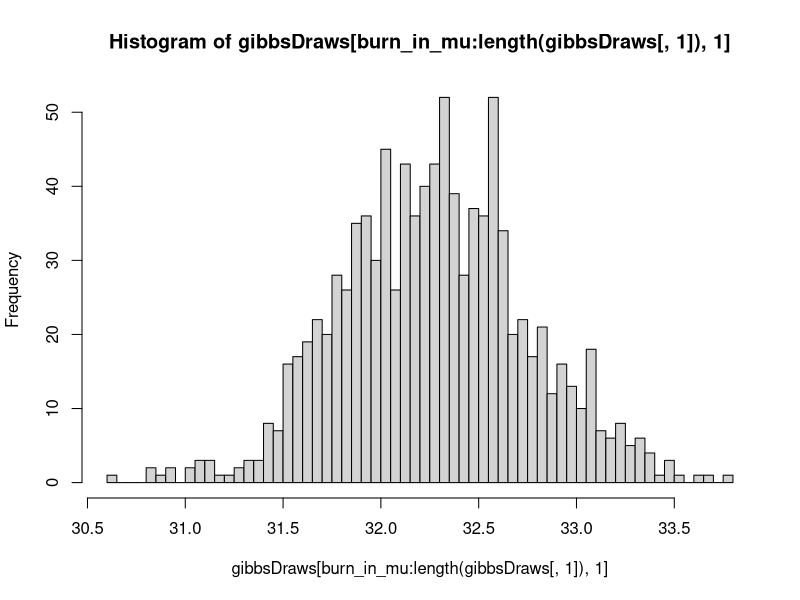
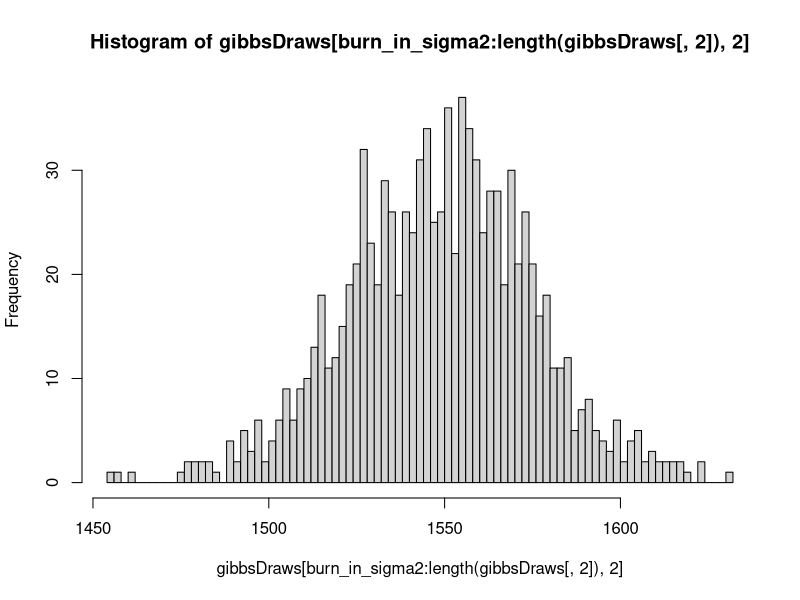
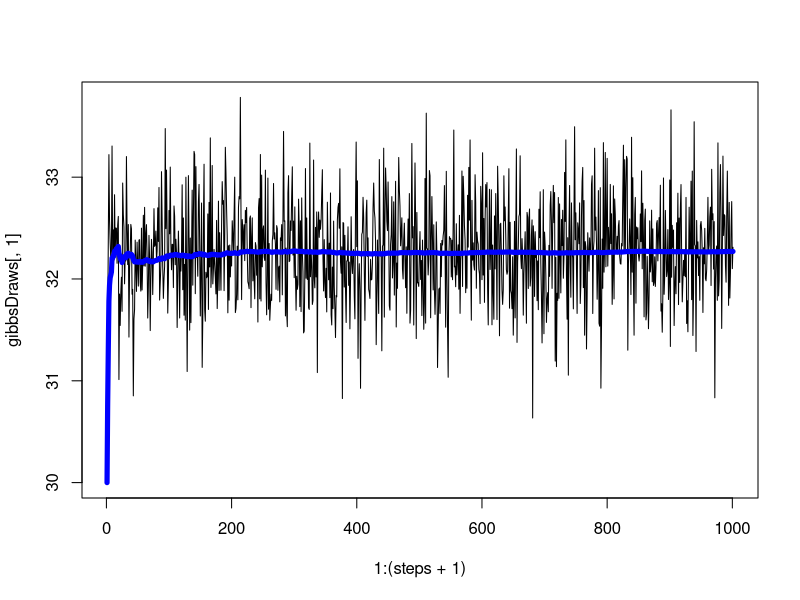
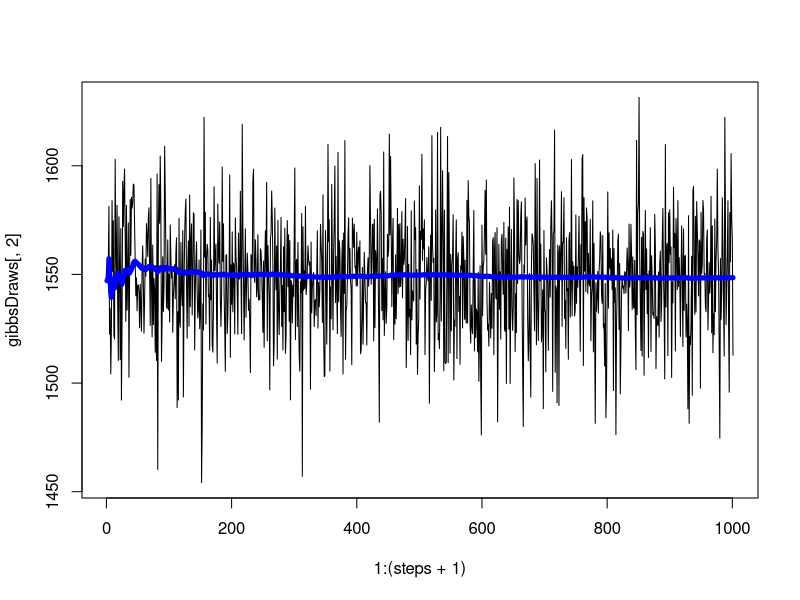
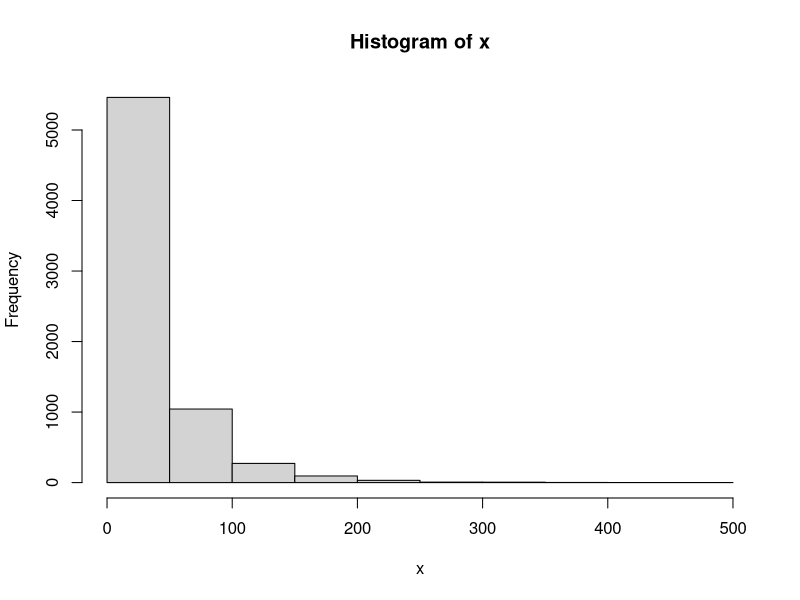
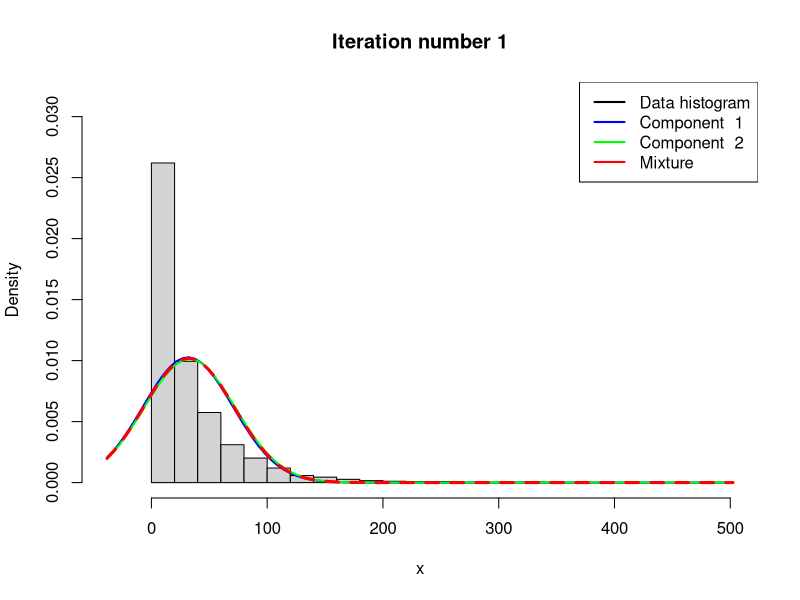
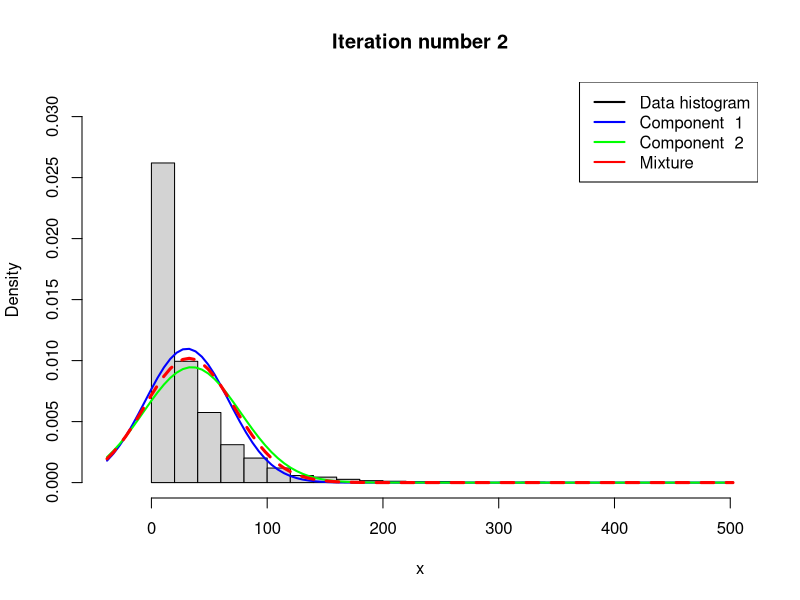
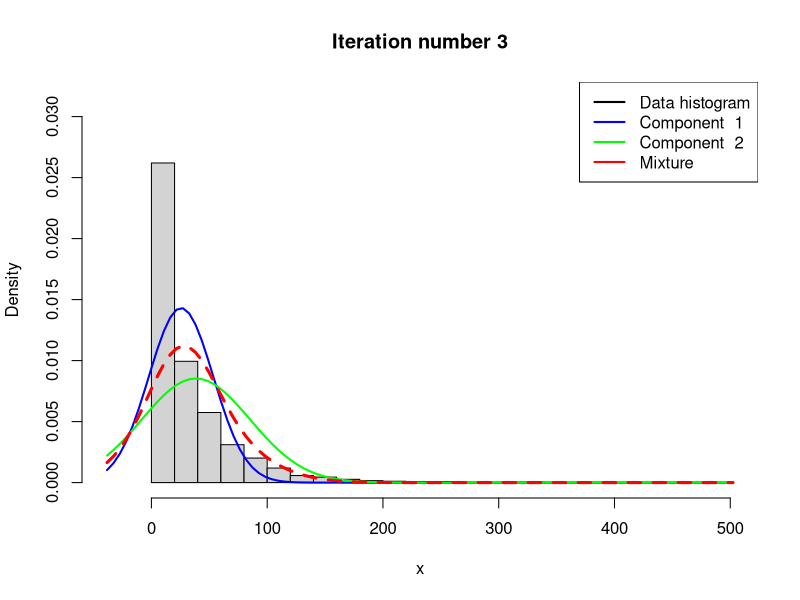

Recreate these plots in R, in order. (Note: this script raises an error after producing the figures.)
#################### QUESTION 1 ####################

RNGversion('3.5.1')

library(mvtnorm)

#### a
data = read.table('rainfall.dat', col.names = 'rainfall')

#### (i)

n = length(data$rainfall)
avg = mean(data$rainfall)

#prior setup
mu_0 = 30 #mu prior from prior knowledge, or looking at the data if there is no knowledge
tau2_0 = 100 #std(mu_0) high, because we have no prior knowledge
sigma2_0 = var(data$rainfall) # should use var(data$rainfall for best guess)
nu_0 = 4 #df, small, because we have no prior knowledge

# scaled-inverse chi-square simulator (from lab1 and from NormalMixtureGibbs.R)
rScaledInvChi2 <- function(n, df, scale){
  return((df*scale)/rchisq(n,df=df))
}


# Gibbs sampling
steps = 1000
gibbsDraws <- matrix(0,steps+1,2) #1st column: mu, 2nd column: sigma2
gibbsDraws[1,1] = mu_0
gibbsDraws[1,2] = sigma2_0

for (i in 1:steps) {
  #simulate mu from conditional posterior (normal)
  w = (n/gibbsDraws[i,2])/(n/gibbsDraws[i,2] + 1/tau2_0)
  mu_n = w * avg + (1-w) * mu_0
  tau2_n = 1 / (n/gibbsDraws[i,2] + 1/tau2_0)
  
  #update mu
  gibbsDraws[i+1,1] = rnorm(1, mu_n, sqrt(tau2_n))
  
  #simulate sigma2 from conditional posterior (inv-chisq)
  nu_n = nu_0 + n
  scale = (nu_0 * sigma2_0 + sum((data$rainfall - gibbsDraws[i+1,1])^2)) / (n + nu_0)
  
  #update sigma2
  gibbsDraws[i+1,2] = rScaledInvChi2(1, nu_n, scale)
}

#### (ii)

burn_in_mu = 10
burn_in_sigma2 = 10
hist(gibbsDraws[burn_in_mu:length(gibbsDraws[,1]),1], breaks = 100)
hist(gibbsDraws[burn_in_sigma2:length(gibbsDraws[,2]),2], breaks = 100)

#Plot Markov chains and cumulative mean plots
cum_mean = numeric(steps + 1)
cum_var = numeric(steps + 1)
for (i in 1:(steps+1)) {
  cum_mean[i] = mean(gibbsDraws[1:i,1])
  cum_var[i] = mean(gibbsDraws[1:i,2])
}
plot(1:(steps+1), gibbsDraws[,1], type = 'l')
lines(1:(steps+1), cum_mean, col = 'blue', lwd = 5)
plot(1:(steps+1), gibbsDraws[,2], type = 'l')
lines(1:(steps+1), cum_var, col = 'blue', lwd = 5)

# result: mean of all posterior draws
mu_gibbs = mean(gibbsDraws[burn_in_mu:length(gibbsDraws[,1]),1])
sigma2_gibbs = mean(gibbsDraws[burn_in_sigma2:length(gibbsDraws[,2]),2])

#### b

#mixture model (normals)
# Code from NormalMixtureGibbs.R (by Mattias Villani)

# Estimating a simple mixture of normals
# Author: Mattias Villani, IDA, Linkoping University. http://mattiasvillani.com

##########    BEGIN USER INPUT #################
# Data options
x <- as.matrix(data$rainfall)

# Model options
nComp <- 2    # Number of mixture components

# Prior options
alpha <- 10*rep(1,nComp) # Dirichlet(alpha)
muPrior <- rep(30,nComp) # Prior mean of mu
tau2Prior <- rep(100,nComp) # Prior std of mu: high, because we have no prior knowledge
sigma2_0 <- rep(var(x),nComp) # s20 (best guess of sigma2)
nu0 <- rep(4,nComp) # degrees of freedom for prior on sigma2: small, because we have no prior knowledge

# MCMC options
nIter <- 100 # Number of Gibbs sampling draws

# Plotting options
plotFit <- TRUE
lineColors <- c("blue", "green", "magenta", 'yellow')
sleepTime <- 0.1 # Adding sleep time between iterations for plotting
################   END USER INPUT ###############

###### Defining a function that simulates from the 
rScaledInvChi2 <- function(n, df, scale){
  return((df*scale)/rchisq(n,df=df))
}

####### Defining a function that simulates from a Dirichlet distribution
rDirichlet <- function(param){
  nCat <- length(param)
  piDraws <- matrix(NA,nCat,1)
  for (j in 1:nCat){
    piDraws[j] <- rgamma(1,param[j],1)
  }
  piDraws = piDraws/sum(piDraws) # Diving every column of piDraws by the sum of the elements in that column.
  return(piDraws)
}

# Simple function that converts between two different representations of the mixture allocation
S2alloc <- function(S){
  n <- dim(S)[1]
  alloc <- rep(0,n)
  for (i in 1:n){
    alloc[i] <- which(S[i,] == 1)
  }
  return(alloc)
}
# Seed
set.seed(1234567890)

# Initial value for the MCMC
nObs <- length(x)
S <- t(rmultinom(nObs, size = 1 , prob = rep(1/nComp,nComp))) # nObs-by-nComp matrix with component allocations.
mu <- quantile(x, probs = seq(0,1,length = nComp))
sigma2 <- rep(var(x),nComp)
probObsInComp <- rep(NA, nComp)

# Setting up the plot
xGrid <- seq(min(x)-1*apply(x,2,sd),max(x)+1*apply(x,2,sd),length = 100)
xGridMin <- min(xGrid)
xGridMax <- max(xGrid)
mixDensMean <- rep(0,length(xGrid))
effIterCount <- 0
ylim <- c(0,2*max(hist(x)$density))


for (k in 1:nIter){
  message(paste('Iteration number:',k))
  alloc <- S2alloc(S) # Just a function that converts between different representations of the group allocations
  nAlloc <- colSums(S)
  print(nAlloc)
  # Update components probabilities
  pi <- rDirichlet(alpha + nAlloc)
  
  # Update mu's
  for (j in 1:nComp){
    precPrior <- 1/tau2Prior[j]
    precData <- nAlloc[j]/sigma2[j]
    precPost <- precPrior + precData
    wPrior <- precPrior/precPost
    muPost <- wPrior*muPrior + (1-wPrior)*mean(x[alloc == j])
    tau2Post <- 1/precPost
    mu[j] <- rnorm(1, mean = muPost, sd = sqrt(tau2Post))
  }
  
  # Update sigma2's
  for (j in 1:nComp){
    sigma2[j] <- rScaledInvChi2(1, df = nu0[j] + nAlloc[j], scale = (nu0[j]*sigma2_0[j] + sum((x[alloc == j] - mu[j])^2))/(nu0[j] + nAlloc[j]))
  }
  
  # Update allocation
  for (i in 1:nObs){
    for (j in 1:nComp){
      probObsInComp[j] <- pi[j]*dnorm(x[i], mean = mu[j], sd = sqrt(sigma2[j]))
    }
    S[i,] <- t(rmultinom(1, size = 1 , prob = probObsInComp/sum(probObsInComp)))
  }
  
  # Printing the fitted density against data histogram
  if (plotFit && (k%%1 ==0)){
    effIterCount <- effIterCount + 1
    hist(x, breaks = 20, freq = FALSE, xlim = c(xGridMin,xGridMax), main = paste("Iteration number",k), ylim = ylim)
    mixDens <- rep(0,length(xGrid))
    components <- c()
    for (j in 1:nComp){
      compDens <- dnorm(xGrid,mu[j],sd = sqrt(sigma2[j]))
      mixDens <- mixDens + pi[j]*compDens
      lines(xGrid, compDens, type = "l", lwd = 2, col = lineColors[j])
      components[j] <- paste("Component ",j)
    }
    mixDensMean <- ((effIterCount-1)*mixDensMean + mixDens)/effIterCount
    
    lines(xGrid, mixDens, type = "l", lty = 2, lwd = 3, col = 'red')
    legend("topright", box.lty = 1, legend = c("Data histogram",components, 'Mixture'), 
           col = c("black",lineColors[1:nComp], 'red'), lwd = 2)
    Sys.sleep(sleepTime)
  }
  
}

hist(x, breaks = 20, freq = FALSE, xlim = c(xGridMin,xGridMax), main = "Final fitted density")
lines(xGrid, mixDensMean, type = "l", lwd = 2, lty = 4, col = "red")
lines(xGrid, dnorm(xGrid, mean = mean(x), sd = apply(x,2,sd)), type = "l", lwd = 2, col = "blue")
legend("topright", box.lty = 1, legend = c("Data histogram","Mixture density","Normal density"), col=c("black","red","blue"), lwd = 2)

#########################    End of code from Mattias Villani    ##############################################




#### c

#histogram of data
hist(data$rainfall, freq = F, breaks = 30)

#normal density from a)
norm_gibbs = rnorm(1000, mean = mu_gibbs, sd = sqrt(sigma2_gibbs))
lines(density(norm_gibbs), col = 'blue', lwd = 2)

#mixture of normals from b)
lines(xGrid, mixDensMean, type = "l", lwd = 2, col = "red")




#################### QUESTION 2 ####################

data2 = read.table('eBayNumberOfBidderData.dat', header = T)


#a
model = glm(nBids ~ . - Const, data = data2, family = 'poisson')
model$coefficients

#b
# The following code was written using Mattias Villani's implementation as a template:
# https://github.com/mattiasvillani/BayesLearnCourse/raw/master/Code/MainOptimizeSpam.zip


y = as.vector(data2[,1])
x = as.matrix(data2[,2:10])
nfeatures = dim(x)[2]

# prior
mu = as.vector(rep(0,nfeatures))
sigma = 100*solve(t(x)%*%x)

LogPrior = function(theta, mu, sigma){
  return(dmvnorm(theta, as.matrix(mu), sigma, log = T))
}

# log likelihood
LogLikelihood = function(theta, y, x){
  sum(y * x%*%theta - exp(x%*%theta) - log(factorial(y))) #log-likelihood of poisson regression
}

# log posterior
LogPosterior = function(theta, y, x, mu, sigma){
  LogPrior(theta, mu, sigma) + LogLikelihood(theta, y, x) 
  # we can sum them instead of multiplying, because of the log
}

# initialize Beta vector randomly
# Seed
set.seed(1234567890)
Beta_init = as.vector(rnorm(dim(x)[2]))

# optimizing the log posterior by changing the Betas (maximize)
res = optim(Beta_init, LogPosterior, gr = NULL, y, x, mu, sigma, 
            method="BFGS", control=list(fnscale=-1), hessian=T)

Beta_hat = res$par # posterior mode
Hessian = res$hessian
post_sigma = solve(-Hessian) # posterior cov matrix
stdev = sqrt(diag(post_sigma))

### end of code from Mattias Villani's template


#c

RWMSampler = function(logPostFunc, c, iter, initial, proposal_sigma, ...){
  X = matrix(0,nrow = iter+1, ncol = length(initial))
  X[1,] = initial
  
  #acceptance probability stats
  alphas = numeric(iter)
  
  for (t in 1:iter) {
    print(t)
    Y = as.numeric(rmvnorm(1, mean = X[t,], sigma = c * proposal_sigma)) # Proposal needs to be a numeric vector
    U = runif(1, min = 0, max = 1) # Generate uniform
    
    alpha = min(1,
                (exp(logPostFunc(Y, ...) - logPostFunc(X[t,], ...))))
    
    if (U < alpha) {
      X[t+1,] = Y
    } else {
      X[t+1,] = X[t,]
    }
    alphas[t] = alpha # save acceptance probability
    t = t+1
  }
  return(list('mcmc' = X, 'alphas' = alphas))
}


# Seed
set.seed(1234567890)
nIter = 100
mc = RWMSampler(LogPosterior, c = 0.65, iter = nIter, initial = Beta_init, proposal_sigma = post_sigma, y, x, mu, sigma)

for (p in 1:9) {
  plot(mc$mcmc[,p], type = 'l', main = p)
}

burn_in_theta = 1000

for (p in 1:9) {
  hist(mc$mcmc[burn_in_theta:nIter,p], main = p, breaks = 30)
}

mean(mc$alphas) #0.27

Beta_mcmc = mc$mcmc[burn_in_theta:nIter,]


#d

Const = 1
PowerSeller = 1
VerifyID = 1
Sealed = 1
MinBlem = 0
MajBlem = 0
LargNeg = 0
LogBook = 1
MinBidShare = 0.5
x_pred = c(Const, PowerSeller, VerifyID, Sealed, MinBlem, MajBlem, LargNeg, LogBook, MinBidShare)

predictive_dist = numeric(dim(Beta_mcmc)[1])
# Seed
set.seed(1234567890)
for (i in 1:dim(Beta_mcmc)[1]) {
  predictive_dist[i] = rpois(1, exp(t(as.matrix(x_pred)) %*% as.matrix(Beta_mcmc[i,])))
}
hist(predictive_dist, freq = T)
sum(predictive_dist==0)/length(predictive_dist) #0.3548495

#normalized predictive distribution
values = unique(predictive_dist)
values = cbind(values,numeric(length(values)))
for (v in values[,1]) {
  count = sum(predictive_dist==v)
  values[values[,1]==v] = c(v, count)
}

values = data.frame(values)
colnames(values) = c('value', 'count')
values$ratio = values$count/sum(values$count)
values = values[order(values$value),]

barplot(values$ratio)
